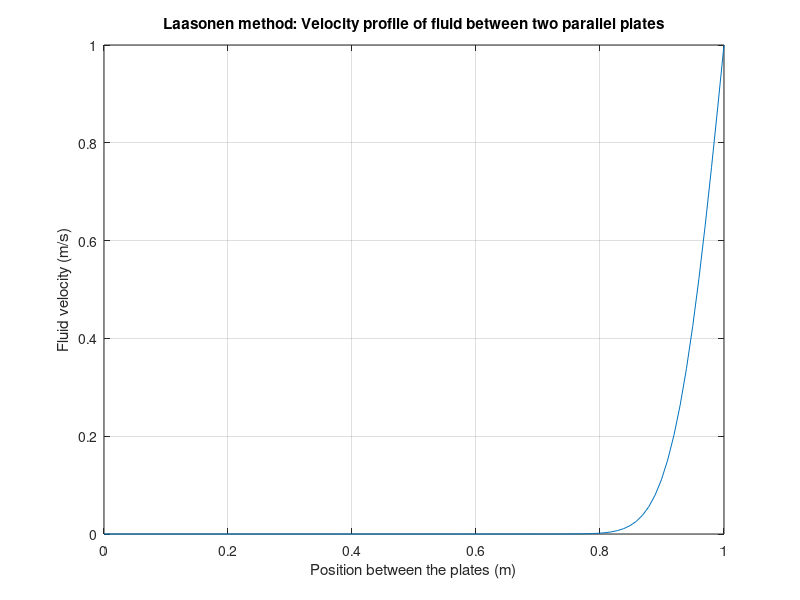

MATLAB code for this plot:
% Clear workspace and command window
clear all;
clc;

% Couette flow simulation using Laasonen method

% Parameters
h = 1.0;  
u_g = 1.0;  
Ny = 100;  
dy = h / (Ny - 1);  
dt = 0.0001;  
total_time = 2.0;  
num_steps = round(total_time / dt);  
Dy = 0.001;  

% Initialize velocity profile
u = zeros(Ny, 1);
u(end) = u_g;  % Boundary condition for upper plate

% Coefficient matrix and right-hand side vector
A = zeros(Ny, Ny);
for i = 2:Ny-1
    A(i, i-1) = -Dy * dt / dy^2;
    A(i, i) = 1 + 2 * Dy * dt / dy^2;
    A(i, i+1) = -Dy * dt / dy^2;
end
A(1, 1) = 1;
A(end, end) = 1;

% Laasonen scheme
for n = 1:num_steps
    b = u;  % Right-hand side vector
    b(1) = 0;  % Boundary condition for lower plate
    b(end) = u_g;  % Boundary condition for upper plate
    u = A\b;  % Solve linear system
end

% Plotting
y = linspace(0, h, Ny);
plot(y, u);
xlabel('Position between the plates (m)');
ylabel('Fluid velocity (m/s)');
title('Laasonen method: Velocity profile of fluid between two parallel plates');
grid on;